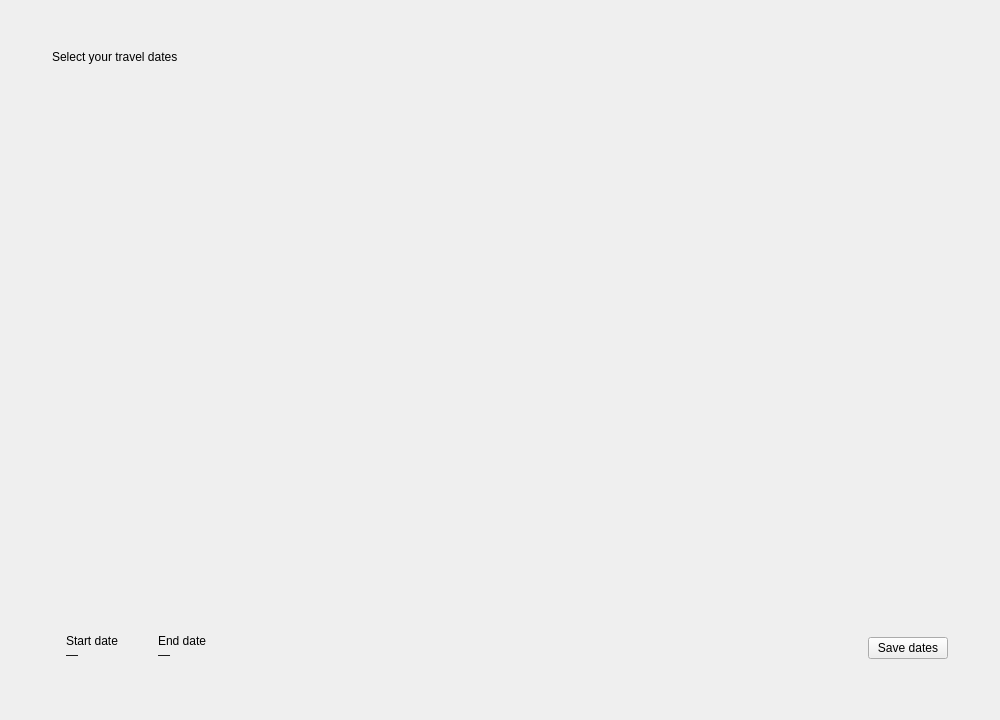
<?xml version="1.0" encoding="UTF-8"?>
<ui version="4.0">
 <class>MainWindow</class>
 <widget class="QMainWindow" name="MainWindow">
  <property name="geometry">
   <rect>
    <x>0</x>
    <y>0</y>
    <width>1000</width>
    <height>720</height>
   </rect>
  </property>
  <property name="windowTitle">
   <string>QCustomDateRangePicker — preview</string>
  </property>
  <widget class="QWidget" name="centralwidget">
   <layout class="QVBoxLayout" name="outerLayout">
    <property name="spacing">
     <number>20</number>
    </property>
    <property name="leftMargin">
     <number>28</number>
    </property>
    <property name="topMargin">
     <number>28</number>
    </property>
    <property name="rightMargin">
     <number>28</number>
    </property>
    <property name="bottomMargin">
     <number>28</number>
    </property>
    <item>
     <widget class="QFrame" name="lightCard">
      <property name="frameShape">
       <enum>QFrame::NoFrame</enum>
      </property>
      <layout class="QVBoxLayout" name="cardLayout" stretch="0,1,0">
       <property name="spacing">
        <number>16</number>
       </property>
       <property name="leftMargin">
        <number>24</number>
       </property>
       <property name="topMargin">
        <number>22</number>
       </property>
       <property name="rightMargin">
        <number>24</number>
       </property>
       <property name="bottomMargin">
        <number>22</number>
       </property>
       <item>
        <widget class="QLabel" name="lightTitle">
         <property name="text">
          <string>Select your travel dates</string>
         </property>
        </widget>
       </item>
       <item>
        <widget class="QCustomDateRangePicker" name="picker">
         <property name="minimumSize">
          <size>
           <width>0</width>
           <height>320</height>
          </size>
         </property>
         <property name="monthsVisible" stdset="0">
          <number>2</number>
         </property>
        </widget>
       </item>
       <item>
        <layout class="QHBoxLayout" name="fieldsRow">
         <property name="spacing">
          <number>12</number>
         </property>
         <item>
          <widget class="QFrame" name="startField">
           <property name="frameShape">
            <enum>QFrame::NoFrame</enum>
           </property>
           <layout class="QVBoxLayout" name="startFieldLayout">
            <property name="spacing">
             <number>0</number>
            </property>
            <property name="leftMargin">
             <number>14</number>
            </property>
            <property name="topMargin">
             <number>8</number>
            </property>
            <property name="rightMargin">
             <number>14</number>
            </property>
            <property name="bottomMargin">
             <number>8</number>
            </property>
            <item>
             <widget class="QLabel" name="startCap">
              <property name="text">
               <string>Start date</string>
              </property>
             </widget>
            </item>
            <item>
             <widget class="QLabel" name="startVal">
              <property name="text">
               <string>—</string>
              </property>
             </widget>
            </item>
           </layout>
          </widget>
         </item>
         <item>
          <widget class="QFrame" name="endField">
           <property name="frameShape">
            <enum>QFrame::NoFrame</enum>
           </property>
           <layout class="QVBoxLayout" name="endFieldLayout">
            <property name="spacing">
             <number>0</number>
            </property>
            <property name="leftMargin">
             <number>14</number>
            </property>
            <property name="topMargin">
             <number>8</number>
            </property>
            <property name="rightMargin">
             <number>14</number>
            </property>
            <property name="bottomMargin">
             <number>8</number>
            </property>
            <item>
             <widget class="QLabel" name="endCap">
              <property name="text">
               <string>End date</string>
              </property>
             </widget>
            </item>
            <item>
             <widget class="QLabel" name="endVal">
              <property name="text">
               <string>—</string>
              </property>
             </widget>
            </item>
           </layout>
          </widget>
         </item>
         <item>
          <spacer name="fieldsSpacer">
           <property name="orientation">
            <enum>Qt::Horizontal</enum>
           </property>
           <property name="sizeHint" stdset="0">
            <size>
             <width>40</width>
             <height>20</height>
            </size>
           </property>
          </spacer>
         </item>
         <item>
          <widget class="QPushButton" name="saveButton">
           <property name="cursor">
            <cursorShape>PointingHandCursor</cursorShape>
           </property>
           <property name="text">
            <string>Save dates</string>
           </property>
          </widget>
         </item>
        </layout>
       </item>
      </layout>
     </widget>
    </item>
   </layout>
  </widget>
 </widget>
 <customwidgets>
  <customwidget>
   <class>QCustomDateRangePicker</class>
   <extends>QWidget</extends>
   <header location="global">Custom_Widgets.QCustomDateRangePicker.h</header>
  </customwidget>
 </customwidgets>
 <resources/>
 <connections/>
</ui>
